Frame 1 (no input): blank canvas, image omitted
Frame 60 (no input): blank canvas, image omitted
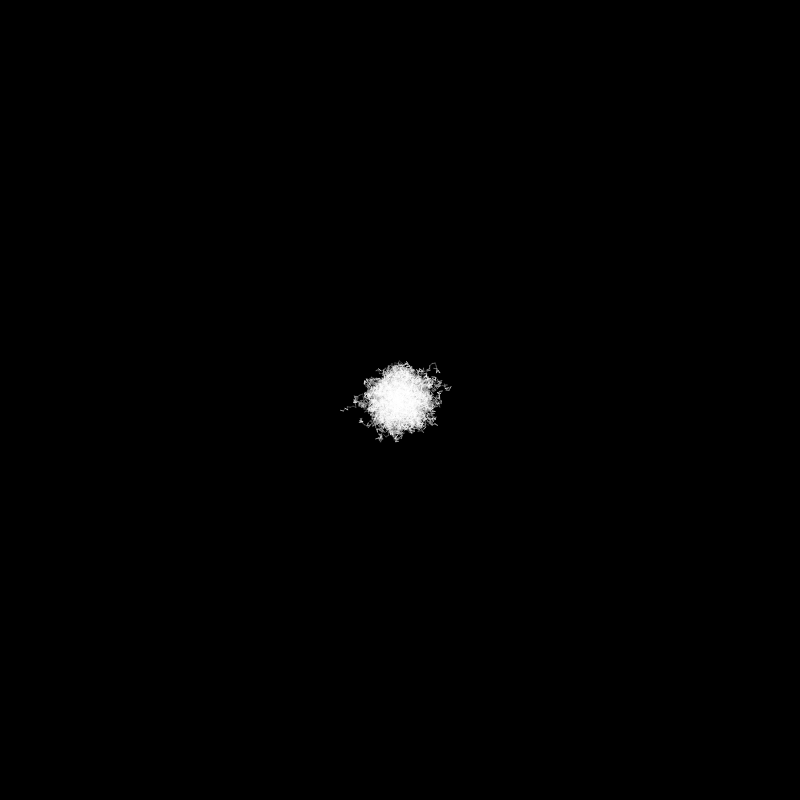
Frame 120 (the mouse pressed at the canvas centre since frame 60)

The p5.js sketch whose frames 1 and 60 were blank and that drew this single picture after the mouse press (run headless with seeded random() and noise() and a simulated clock; from frame 60 on, the mouse is pressed at the canvas centre):

// p5.js sketch
// ── sketch.js
'use strict';

var branches = [];
var maxbranches = 1000;

function setup() {
  createCanvas(800, 800);
  background(0);
  noSmooth();
}

function draw() {
  noStroke();

  var r = max(random(2, 10), 10);

  fill(0, r);
  rect(0, 0, width, height);
  noFill();

  r = 30 + random(1, 10) * 20;
  stroke(255, r);

  for (var i = branches.length - 1; --i >= 0; ) {

    var b = branches[i];

    b.life++;

    var oldx = b.x;
    var oldy = b.y;

    b.vel += random(-5, 5);
    b.x += cos(b.vel) * b.speed;
    b.y += sin(b.vel) * b.speed;

    line(oldx, oldy, b.x, b.y);

    if (!b.alive()) {
      branches.splice(i, 1);
    }

    if (random(1) > 0.75 && branches.length < maxbranches) {
      branches.push(new Branch(b.x, b.y, b.maxlife / 2));
    }

    if (b.target.x || b.target.y) {
      b.x += (b.target.x - b.x) * max(random(0.03, 0.1), 0.08);
      b.y += (b.target.y - b.y) * max(random(0.03, 0.1), 0.08);
    }

  }
}

function mousePressed() {
  for (var i = 0; i < 100; i++) {
    branches.push(new Branch(mouseX, mouseY, 1000));
  }
}

function mouseMoved() {
  for (var i = 0, l = branches.length; i < l; i++) {
    branches[i].target.set(mouseX, mouseY);
  }
}

function Branch(x, y, maxlife) {
  this.x = x;
  this.y = y;
  this.maxlife = maxlife;
  this.life = 0;
  this.speed = max(random(1, 3), 3);
  this.vel = random(-PI * 2, PI * 2);
  this.target = createVector(0, 0);
}

Branch.prototype.alive = function () {
  return this.life < this.maxlife ||
      this.x < 0 || this.y < 0 ||
      this.x > width || this.y > height;
};
